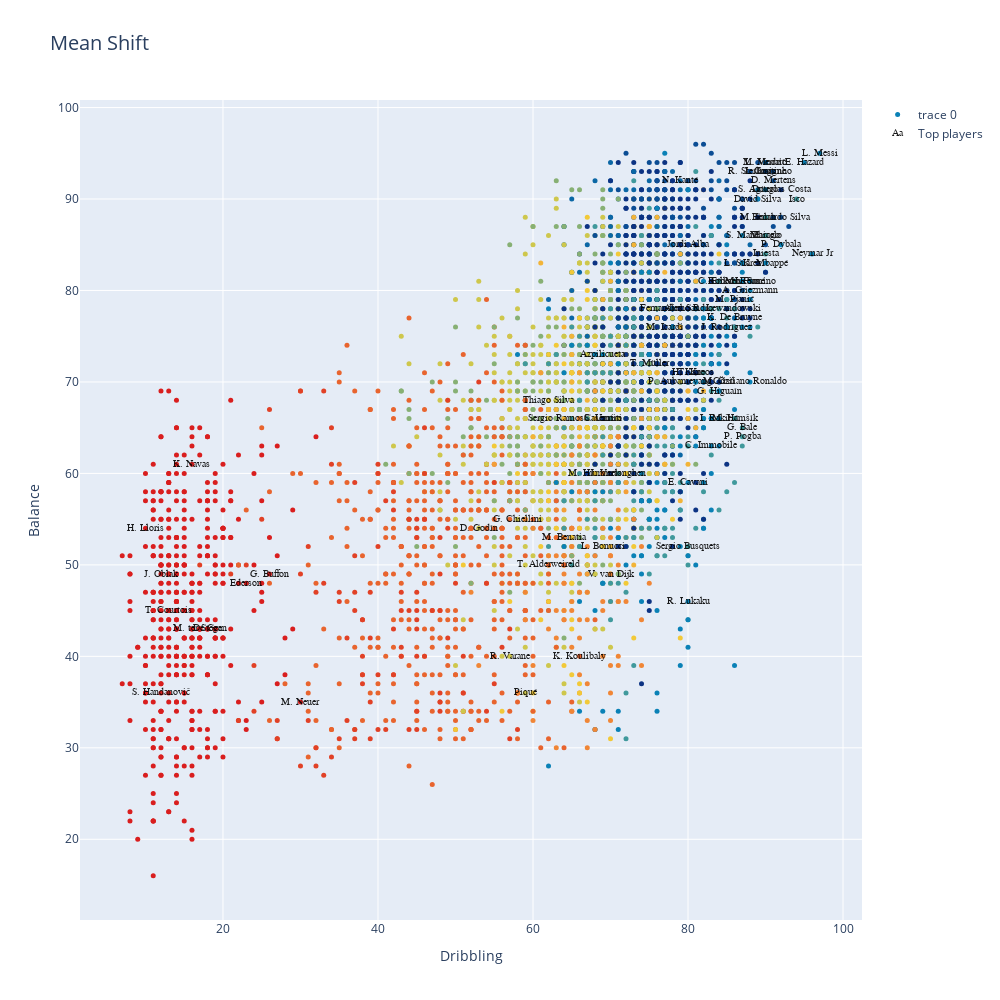

Write notebook code for a chart like this one.
### Code cell
data=[]
bool_crack=df_n["Overall"] > 85
bool_no_crack=df_n["Overall"]<86


#Eligo dos números entre 0 y  de n_skills-1
skill_1=skills_ratings[5]
skill_2=skills_ratings[14]


MeanShift_clusters = go.Scatter(x=df_skills[skill_1], y=df_skills[skill_2],
                           mode='markers',
                        text=df_n.loc[:,'Name'],
                           marker=dict(
                                size=5,
                                color = clusters2.astype(np.float), #set color equal to a variable
                                colorscale='Portland',
                                showscale=False)
                           )

crack =go.Scatter(x=df_skills.loc[bool_crack,skill_1], y=df_skills.loc[bool_crack,skill_2],name='Top players',
                      text=df_n.loc[bool_crack,'Name'],
                      textfont=dict(family='sans serif',size=10,color='black'),
                      opacity=0.9,mode='text')

data=[MeanShift_clusters,crack]

layout = go.Layout(title="Mean Shift",titlefont=dict(size=20),
                xaxis=dict(title=skill_1),
                yaxis=dict(title=skill_2),
                autosize=False, width=1000,height=1000)

fig = go.Figure(data=data, layout=layout)

iplot(fig)

### Figure 1 — Plotly figure (JSON) as saved in the notebook; plotly's stock layout.template omitted (floating-point values rounded to 4 significant figures; data arrays with more than 128 entries replaced by an {"elided": "..."} marker saying what was removed)
{"data": [{"marker": {"color": {"elided": "4749 int values"}, "colorscale": [[0, "rgb(12,51,131)"], [0.25, "rgb(10,136,186)"], [0.5, "rgb(242,211,56)"], [0.75, "rgb(242,143,56)"], [1, "rgb(217,30,30)"]], "showscale": false, "size": 5}, "mode": "markers", "text": {"elided": "4749 str values"}, "type": "scatter", "x": {"elided": "4749 int values"}, "y": {"elided": "4749 int values"}}, {"mode": "text", "name": "Top players", "opacity": 0.9, "text": ["L. Messi", "Cristiano Ronaldo", "Neymar Jr", "De Gea", "K. De Bruyne", "E. Hazard", "L. Modrić", "L. Suárez", "Sergio Ramos", "J. Oblak", "R. Lewandowski", "T. Kroos", "D. Godín", "David Silva", "N. Kanté", "P. Dybala", "H. Kane", "A. Griezmann", "M. ter Stegen", "T. Courtois", "Sergio Busquets", "E. Cavani", "M. Neuer", "S. Agüero", "G. Chiellini", "K. Mbappé", "M. Salah", "Casemiro", "J. Rodríguez", "L. Insigne", "Isco", "C. Eriksen", "Coutinho", "P. Aubameyang", "M. Hummels", "Marcelo", "G. Bale", "H. Lloris", "G. Higuaín", "Thiago Silva", "S. Handanovič", "G. Buffon", "S. Umtiti", "M. Icardi", "K. Koulibaly", "P. Pogba", "K. Navas", "R. Lukaku", "C. Immobile", "Jordi Alba", "D. Mertens", "J. Vertonghen", "M. Hamšík", "I. Rakitić", "Piqué", "L. Sané", "Bernardo Silva", "Ederson", "S. Mané", "V. van Dijk", "R. Sterling", "Roberto Firmino", "R. Varane", "M. Verratti", "Alex Sandro", "Douglas Costa", "T. Müller", "Thiago", "M. Reus", "Azpilicueta", "L. Bonucci", "T. Alderweireld", "M. Pjanić", "M. Benatia", "M. Özil", "Fernandinho", "Iniesta"], "textfont": {"color": "black", "family": "sans serif", "size": 10}, "type": "scatter", "x": [97, 88, 96, 18, 86, 95, 90, 87, 63, 12, 85, 81, 53, 89, 79, 92, 80, 88, 17, 13, 80, 80, 30, 89, 58, 90, 89, 69, 85, 90, 94, 84, 91, 79, 68, 90, 87, 10, 84, 62, 12, 26, 69, 77, 66, 87, 16, 80, 83, 80, 91, 71, 86, 84, 59, 88, 92, 23, 87, 70, 88, 87, 57, 90, 80, 92, 75, 90, 87, 69, 69, 62, 86, 64, 84, 77, 90], "y": [95, 70, 84, 43, 77, 94, 94, 83, 66, 49, 78, 71, 54, 90, 92, 85, 71, 80, 43, 45, 52, 59, 35, 91, 55, 83, 88, 66, 76, 93, 90, 81, 93, 70, 60, 86, 65, 54, 69, 68, 36, 49, 66, 76, 40, 64, 61, 46, 63, 85, 92, 60, 66, 66, 36, 81, 88, 48, 86, 49, 93, 81, 40, 94, 78, 91, 72, 86, 81, 73, 52, 50, 79, 53, 70, 78, 84]}], "layout": {"autosize": false, "height": 1000, "title": {"font": {"size": 20}, "text": "Mean Shift"}, "width": 1000, "xaxis": {"title": {"text": "Dribbling"}}, "yaxis": {"title": {"text": "Balance"}}}}
